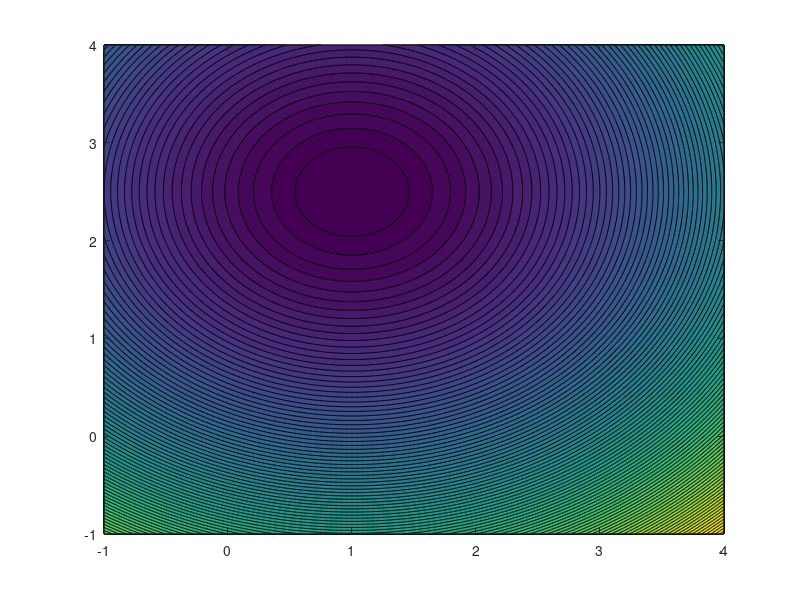

This figure's MATLAB source: (Note: this script raises an error after producing the figure.)
%% Problem 1: Inequality Constrained Quadratic Program- ming
clc;
clear all;
close all;
H = [2 0; 0 2];
g = [-2; -5];
A = [1  -1  -1  1   0
    -2  -2  2   0   1];
b = [2; 6;  2;  0;  0];
x1 = -1:0.01:4;
x2 = -1:0.01:4;
[X1,X2] = meshgrid(x1,x2);

%% 1.1
f = @(X1, X2) (X1 - 1).^2 + (X2 - 2.5).^2;

figure(1)
contourf(X1,X2,f(X1,X2),100)
hold on
plotregion(A',-b)
axis equal;

%% 1.2
x = [0; 0];
Wk = [];
I = 1:length(b);
for k = 1:100
    [p, lambda] = EqualityQPSolver(H, H*x(:,k)+g, A(:,Wk), zeros(size(Wk)))
    if norm(round(p,10)) == 0
        if sum(lambda >= 0) == length(lambda)
            x(:,k)
            break;
        else
            [~, idx] = min(lambda);
            x(:,k+1) = x(:,k);
            Wk(idx) = []
        end
    else
        Ik = setdiff(I, Wk);
        Ik = Ik(A(:,Ik)'*p < 0);
        ai = A(:,Ik);
        bi = b(Ik);
        ci = ai'*x(:,k) + bi;
        [alpha, idx] = min(- ci./(ai'*p));
        l = Ik(idx);
        if alpha < 1
            x(:,k+1) = x(:,k) + alpha * p
            Wk = [Wk; l];
        else
            x(:,k+1) = x(:,k) + p
            Wk = Wk;
        end
    end
end

plot(x(1,:),x(2,:),'-or')